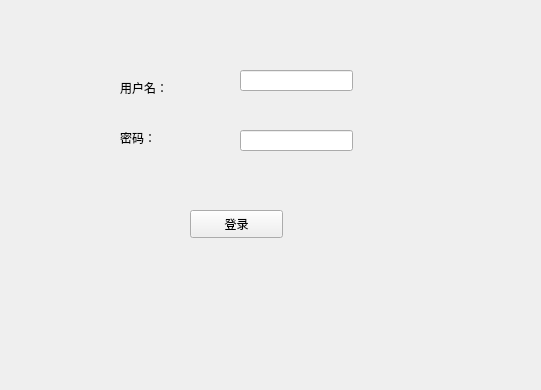
<?xml version="1.0" encoding="UTF-8"?>
<ui version="4.0">
 <class>LoginWidget</class>
 <widget class="QWidget" name="LoginWidget">
  <property name="geometry">
   <rect>
    <x>0</x>
    <y>0</y>
    <width>541</width>
    <height>390</height>
   </rect>
  </property>
  <property name="windowTitle">
   <string>LoginWidget</string>
  </property>
  <widget class="QLineEdit" name="txt_username">
   <property name="geometry">
    <rect>
     <x>240</x>
     <y>70</y>
     <width>113</width>
     <height>21</height>
    </rect>
   </property>
  </widget>
  <widget class="QLineEdit" name="txt_password">
   <property name="geometry">
    <rect>
     <x>240</x>
     <y>130</y>
     <width>113</width>
     <height>21</height>
    </rect>
   </property>
   <property name="echoMode">
    <enum>QLineEdit::Password</enum>
   </property>
  </widget>
  <widget class="QLabel" name="label">
   <property name="geometry">
    <rect>
     <x>120</x>
     <y>80</y>
     <width>72</width>
     <height>15</height>
    </rect>
   </property>
   <property name="text">
    <string>用户名：</string>
   </property>
  </widget>
  <widget class="QLabel" name="label_2">
   <property name="geometry">
    <rect>
     <x>120</x>
     <y>130</y>
     <width>72</width>
     <height>15</height>
    </rect>
   </property>
   <property name="text">
    <string>密码：</string>
   </property>
  </widget>
  <widget class="QPushButton" name="pushButton">
   <property name="geometry">
    <rect>
     <x>190</x>
     <y>210</y>
     <width>93</width>
     <height>28</height>
    </rect>
   </property>
   <property name="text">
    <string>登录</string>
   </property>
  </widget>
 </widget>
 <layoutdefault spacing="6" margin="11"/>
 <resources/>
 <connections/>
</ui>
